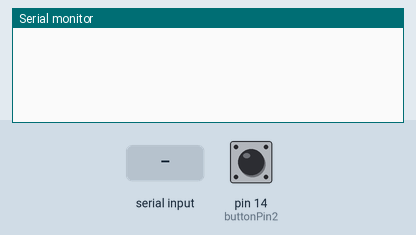
This sketch was run on a simulated Arduino Uno, built with avr-gcc and run on an emulated ATmega328P. Parts: the last lines printed to the serial monitor. The test bench sets the inputs (shaded band); at power-on: pin 14 (buttonPin2) HIGH. The modem accepts every AT command (registered, SIM ready, sends succeed) and sends nothing else.

Above: at 1.2 s.
1.3 s: pin 14 (buttonPin2) pulled LOW for 0.15 s
At 1.8 s:
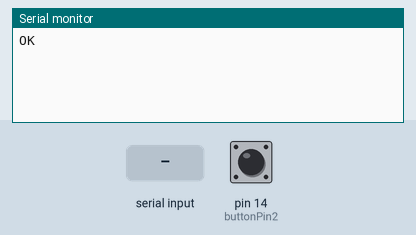
4.0 s: "ERROR" received over the second serial link
At 5.2 s:
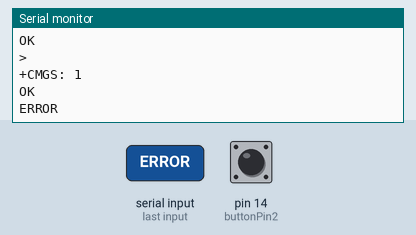
5.5 s: "1" received over the second serial link
At 6.9 s:
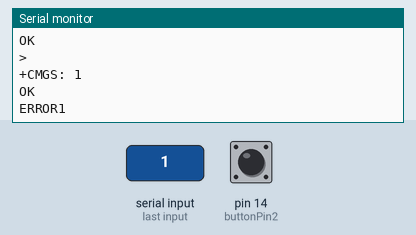

Measured:
- after the input at 1.3 s, the serial monitor: prints a new line after 0.11 s (image 1)
- after the input at 4.0 s, the serial monitor: prints a new line at once (image 2)
- after the input at 5.5 s, the serial monitor: prints a new line at once (image 3)

The sketch:

AutomatedTextGPS.ino
```cpp
#include <SoftwareSerial.h>
#include "phonenumber.h"

SoftwareSerial mySerial(1, 2); // RX, TX
const int buttonPin1 = 0; // the number of the pushbutton pin
const int buttonPin2 = 14; // the number of the pushbutton pin
int buttonState1 = 0; // variable for reading the pushbutton status
int buttonState2 = 0; // variable for reading the pushbutton status
String location = "";

void setup() {
  Serial.begin(9600);
  mySerial.begin(9600);
  pinMode(buttonPin1, INPUT_PULLUP);
  pinMode(buttonPin2, INPUT_PULLUP);
}

void loop() {
  buttonState1 = digitalRead(buttonPin1);
  buttonState2 = digitalRead(buttonPin2);
  if (buttonState1 == LOW || buttonState2 == LOW) {
    getLocation();
    sendMessage();
  }
  if (mySerial.available()) {
    Serial.write(mySerial.read());
  }
}

void getLocation() {
  sendATCommand("AT+GPS=1");
  delay(1000);
  for(int i=0; i<10; i++){
    mySerial.flush();
    String response = sendATCommand("AT+LOCATION=2");
    if (response.indexOf("ERROR") < 0) {
      location = response.substring(response.indexOf("\r\n") + 2); // skip the first line of the response
      break;
    }
    delay(1000);
  }
}

void sendMessage() {
  while (!sendATCommand("AT")) {
    delay(500);
  }
  sendATCommand("AT+CMGF=1");
  delay(100);
  sendATCommand("AT+CMGS=\"" PHONE_NUMBER "\"");
  delay(1000);
  mySerial.print("This is a test");
  if(location.length() > 0){
    mySerial.print(" Location: ");
    mySerial.print(location);
  }
  mySerial.write(26); // Sending Ctrl+Z
}

String sendATCommand(char* command) {
  mySerial.print(command);
  mySerial.print("\r\n");
  delay(100);
  String response = "";
  while (mySerial.available()) {
    char c = mySerial.read();
    response += c;
    Serial.write(c);
  }
  return response;
}
```

phonenumber.h
```cpp
#define PHONE_NUMBER "3802043964"
```
